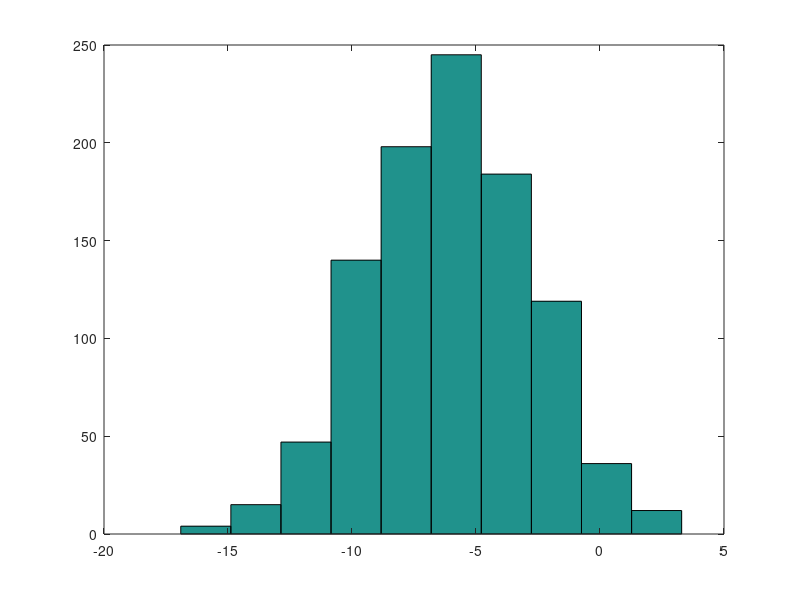

Source code (MATLAB):
%Octave tutorial
%Basic operations
2^6
%logical operations
1==2 
1~=2 %not equal
1&&0 %logical AND
1||0 %logical OR operation
xor(1,0)
a = 3; %semicolon supressing output
b = pi
disp(b) %more advanced printing
disp(sprintf('2 decimals: %0.2f', b))%display strings
format long %causes to display a lot more decimal places
b
format short %commant that restores default
%vectors and matrices
A = [1 2; 3 4; 5 6] %generates 3 by 2 matrix
A = [1 2;
3 4;
5 6] %other ways to to type matrix in
v = [1 2 3] %vector assignment of 1 by 3 dimension
v = [1; 2; 3] %column vector 3 by 1
v = 1:0.1:2 %creates a vector starts from 1, increments with step 0.1 up to 2
v = 1:6 %vector with set of number from 1 to 6
ones(2,3) %generates 2 by 3 matrix of all ones
C = 2*ones(2,3) %generates 2 by 3 matrix with all 2's
w = zeros(1,3) %generates 1 by 3 matrix with all zeros
w = rand(1,3) %gives 1 by 3 matrix of all random numbers
w = randn(1,3) %Gaussian random variable (nornal random variable)
w = -6 + sqrt(10)*(randn(1,1000));
hist(w) %visualisation of a histogram
I = eye(4) %4 by 4 identity matrix